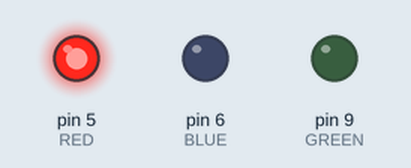
Bench run of a sketch on a simulated Arduino Uno, built with avr-gcc and run on an emulated ATmega328P. On the bench: output pins drawn as LEDs (lit = HIGH).

Above: at 0.5 s.
At 4.5 s:
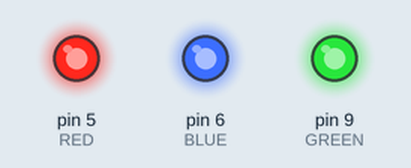
At 7.5 s:
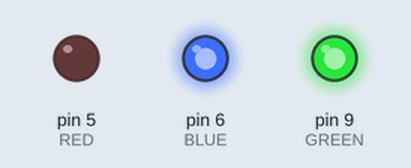
At 8.5 s:
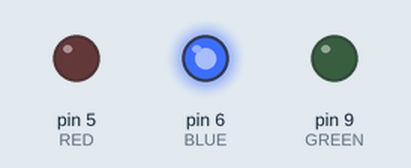
At 10.5 s:
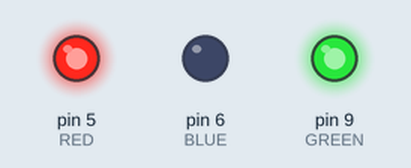
Timing chart, 0 to 11.7 s (numbered marks = the images above):
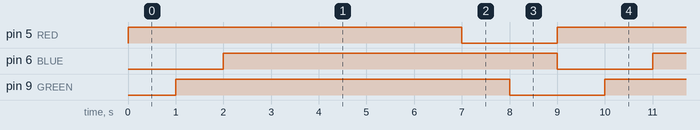

The sketch:

LedV1.1.ino
```cpp
// (licence header left out)
#define RED 5 // pino PWM 5 para a cor vermelha
#define GREEN 9 // pino PWM 9 para a cor verde
#define BLUE 6 // pino PWM 6 para a cor azul

void setup(){
  // definindo os pinos como output
  pinMode(RED, OUTPUT);
  pinMode(GREEN, OUTPUT);
  pinMode(BLUE, OUTPUT);

  // No setup, um teste das cores

  // Acende e apaga o vermelho
//  analogWrite(RED, 255);
//  delay(5000);
//  analogWrite(RED, 0);
//
//  // Acende e apaga o verde
//  analogWrite(GREEN, 255);
//  delay(1000);
//  analogWrite(GREEN, 0);
//
//  // Acende e apaga o azul
//  analogWrite(BLUE, 255);
//  delay(1000);
//  analogWrite(BLUE, 0);
//
//  // Acendendo o azul, pois o loop do efeito de cores tem que começar com o azul aceso
//  delay(1000);
//  analogWrite(BLUE, 255);
}

void loop(){


  analogWrite(RED,255);
  delay(1000);
  analogWrite(GREEN,255);
  delay(1000);
  analogWrite(BLUE,255);
  delay(5000);
  analogWrite(RED,0);
  delay(1000);
  analogWrite(GREEN,0);
  delay(1000);
  analogWrite(BLUE,0);
}

void efeito_de_cores(){
  // Declara as variáveis dos loops
  int r, g, b;

  // Fade do azul (ja estava aceso) até o violeta, adicionando o vermelho
  for(r = 0; r <= 255; r++){
    analogWrite(RED, r);
    delay(10);
  }

  // Fade do violeta até o vermelho, removendo o azul
  for(b = 255; b >= 0; b--){
    analogWrite(BLUE, b);
    delay(10);
  }

  // Fade do vermelho até o amarelo, adicionando o verde
  for(g = 0; g <= 255; g++){
    analogWrite(GREEN, g);
    delay(10);
  }

  // Fade do amarelo até o verde, removendo o vermelho
  for(r = 255; r >= 0; r--){
    analogWrite(RED, r);
    delay(10);
  }

  // Fade do verde até o turquesa, adicionando o azul
  for(b = 0; b <= 255; b++){
    analogWrite(BLUE, b);
    delay(10);
  }

  // Fade do turquesa até o azul, removendo o verde
  for(g = 255; g >= 0; g--){
    analogWrite(GREEN, g);
    delay(10);
  }

  // Em seguida o loop continua, com o azul aceso
}

void strobo(){
  // Acende todas as cores juntas
  analogWrite(RED, 255);
  analogWrite(GREEN, 255);
  analogWrite(BLUE, 255);
  delay(50);

  // Apaga todas as cores juntas
  analogWrite(RED, 0);
  analogWrite(GREEN, 0);
  analogWrite(BLUE, 0);
  delay(50);

  // Como o delay é rápido, a fita da um efeito tipo strobo
}
void gradiente(){
  int r,g,b;
  r = 255;
  analogWrite(RED,r);
  delay(500);

}
```

Measured:
- by itself, pin 5 (RED), pin 6 (BLUE), pin 9 (GREEN): alternates HIGH for 7.0 s and LOW for 2.0 s
- by itself, everything shown: repeats every 9.0 s, in 6 steps
